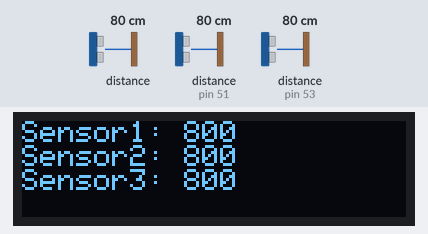
The sketch below on a simulated Arduino Uno, built with avr-gcc and run on an emulated ATmega328P. Parts: 128×32 one-colour display. Inputs (shaded band) come from the test bench; at power-on: distance to the obstacle 80 cm, distance to the obstacle (sensors on pin 51, pin 53) 80 cm. What the sketch prints to the serial monitor is not drawn.

Above: at 2.4 s.
2.5 s: distance to the obstacle (sensor 0) set to 2 cm
At 2.9 s:
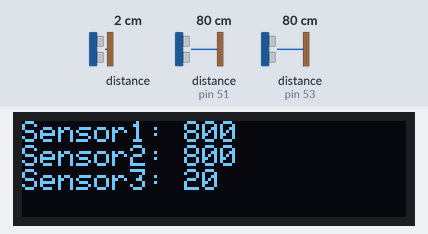
4.0 s: distance to the obstacle (sensor on pin 51) set to 2 cm
At 4.7 s:
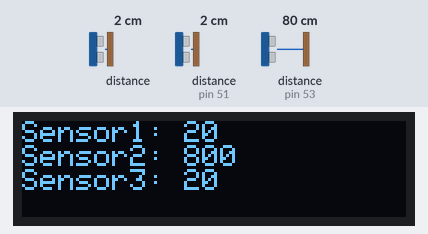
5.5 s: distance to the obstacle (sensor on pin 53) set to 2 cm
At 6.5 s:
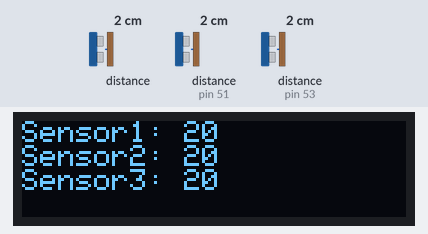
7.1 s: distance to the obstacle (sensor 0) set to 4 cm
At 8.1 s:
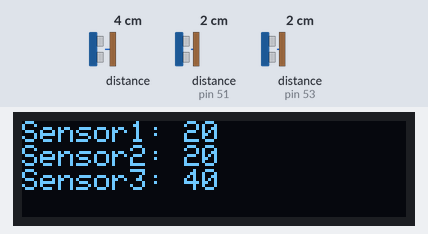
8.6 s: distance to the obstacle (sensor on pin 51) set to 4 cm
At 9.2 s:
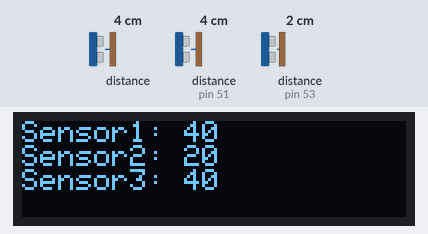
10.2 s: distance to the obstacle (sensor on pin 53) set to 4 cm
At 10.9 s:
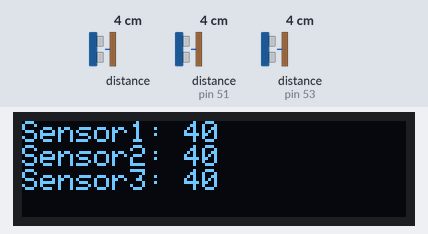
Timing chart, 0 to 12.7 s (numbered marks = the images above; inputs shaded):
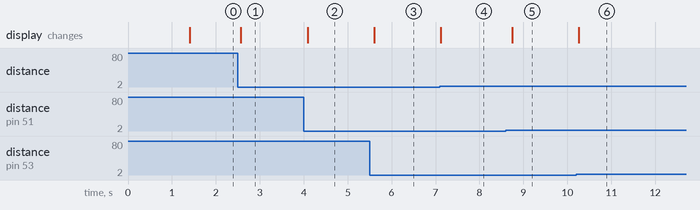

The sketch:

Multiple_VL53L1X.ino
```cpp
/*
This example shows how to take simple range measurements with the VL53L1X. The
range readings are in units of mm.
*/

#include <Wire.h>
#include <VL53L1X.h>
#include <SPI.h>
#include <Wire.h>
#include <Adafruit_GFX.h>
#include <Adafruit_SSD1306.h>

#define SCREEN_WIDTH 128 // OLED display width, in pixels
#define SCREEN_HEIGHT 32 // OLED display height, in pixels

// Declaration for an SSD1306 display connected to I2C (SDA, SCL pins)
#define OLED_RESET     4 // Reset pin # (or -1 if sharing Arduino reset pin)
Adafruit_SSD1306 display(SCREEN_WIDTH, SCREEN_HEIGHT, &Wire, OLED_RESET);

#if defined(ARDUINO_SAMD_ZERO) && defined(SERIAL_PORT_USBVIRTUAL)
  // Required for Serial on Zero based boards
  #define Serial SERIAL_PORT_USBVIRTUAL
#endif

#define sensor1_reset 5
#define sensor2_reset 6
#define sensor3_reset 9

VL53L1X sensor1;
VL53L1X sensor2;
VL53L1X sensor3;

void setup()
{
  Serial.begin(115200);
  while (!Serial) {
    ; // wait for serial port to connect. Needed for native USB port only
  }
  Serial.println("Serial Initialized");
   // SSD1306_SWITCHCAPVCC = generate display voltage from 3.3V internally
  if(!display.begin(SSD1306_SWITCHCAPVCC, 0x3C)) { // Address 0x3C for 128x32
    Serial.println(F("SSD1306 allocation failed"));
    for(;;); // Don't proceed, loop forever
  }
  display.clearDisplay();

  delay(500);
  pinMode(sensor1_reset, OUTPUT);
  pinMode(sensor2_reset, OUTPUT);
  pinMode(sensor3_reset, OUTPUT);

  digitalWrite(sensor1_reset, LOW);
  digitalWrite(sensor2_reset, LOW);
  digitalWrite(sensor3_reset, LOW);

  Wire.begin();
  Wire.setClock(400000); // use 400 kHz I2C

  sensor1.setTimeout(500);
  sensor2.setTimeout(500);
  sensor3.setTimeout(500);

  digitalWrite(sensor1_reset,HIGH);
  delay(150);
  sensor1.init();
  Serial.println("Sensor 1 initialized!");
  delay(100);
  sensor1.setAddress(0x33);
  Serial.println("Sensor 1 address set!");

  digitalWrite(sensor2_reset,HIGH);
  delay(150);
  sensor2.init();
  Serial.println("Sensor 2 initialized!");
  delay(100);
  sensor2.setAddress(0x34);
  Serial.println("Sensor 2 address set!");

  digitalWrite(sensor3_reset,HIGH);
  delay(150);
  sensor3.init();
  Serial.println("Sensor 3 initialized!");
  delay(100);
  sensor2.setAddress(0x35);
  Serial.println("Sensor 3 address set!");

  // Use long distance mode and allow up to 50000 us (50 ms) for a measurement.
  // You can change these settings to adjust the performance of the sensor, but
  // the minimum timing budget is 20 ms for short distance mode and 33 ms for
  // medium and long distance modes. See the VL53L1X datasheet for more
  // information on range and timing limits.
  sensor1.setDistanceMode(VL53L1X::Long);
  sensor1.setMeasurementTimingBudget(50000);
  sensor2.setDistanceMode(VL53L1X::Long);
  sensor2.setMeasurementTimingBudget(50000);
  sensor3.setDistanceMode(VL53L1X::Long);
  sensor3.setMeasurementTimingBudget(50000);
  // Start continuous readings at a rate of one measurement every 50 ms (the
  // inter-measurement period). This period should be at least as long as the
  // timing budget.
  sensor1.startContinuous(50);
  sensor2.startContinuous(50);
  sensor3.startContinuous(50);
}

void loop()
{
  display.clearDisplay();
  display.setTextSize(1); // Draw 2X-scale text
  display.setTextColor(WHITE);
  display.setCursor(0, 0);
  display.print("Sensor1: ");
  display.println((long)sensor1.read());
  display.print("Sensor2: ");
  display.println((long)sensor2.read());
  display.print("Sensor3: ");
  display.println((long)sensor3.read());
  display.display();      // Show initial text

  /*Serial.print("Sensor1: ");
  Serial.println((long)sensor1.read());
  if (sensor1.timeoutOccurred()) { Serial.print("Sensor 1 TIMEOUT"); }
  Serial.print("Sensor2: ");
  Serial.println((long)sensor2.read());
  if (sensor2.timeoutOccurred()) { Serial.print("Sensor 2 TIMEOUT"); }
  */
}
```

Measured:
- after the input at 2.5 s, the display: changes after 0.07 s (image 1)
- after the input at 4.0 s, the display: changes after 0.09 s (image 2)
- after the input at 5.5 s, the display: changes after 0.10 s (image 3)
- after the input at 7.1 s, the display: changes at once (image 4)
- after the input at 8.6 s, the display: changes after 0.15 s (image 5)
- after the input at 10.2 s, the display: changes after 0.06 s (image 6)
